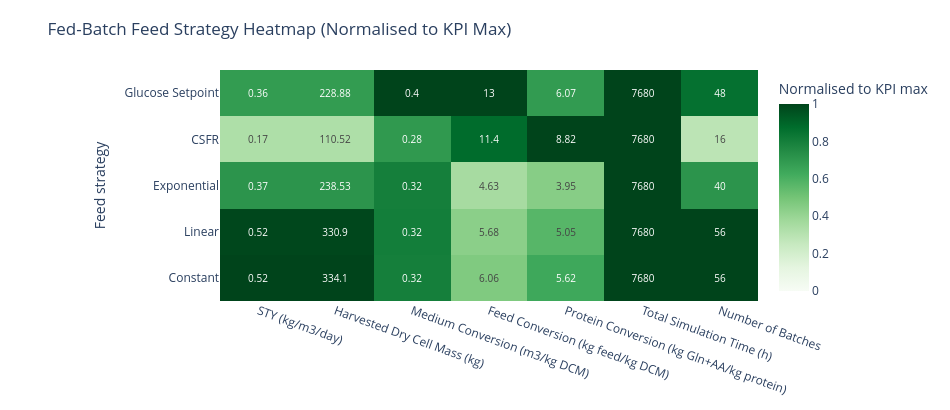

The cell this chart's notebook holds for it:
### Markdown cell above
### 6.2 Strategy heatmaps

Each heatmap presents the mean KPI values for available strategies, normalised to the maximum of each KPI within that operating mode.

### Code cell
# Fed-batch feed strategy heatmap
fig_fb_heat, fb_heat_raw, fb_heat_norm = build_strategy_heatmap("fed_batch")
fig_fb_heat.show()

SAVE_FIG = False
if SAVE_FIG:
    out_svg = NOTEBOOK_DIR / STRATEGY_HEATMAP_CONFIG["fed_batch"]["output_name"]
    save_figure_svg(fig_fb_heat, out_svg, width=950, height=max(360, 110 + 60 * len(fb_heat_raw.index)))
    print(f"Saved: {out_svg.name}")

### Figure 1 — Plotly figure (JSON) as saved in the notebook; plotly's stock layout.template omitted (floating-point values rounded to 4 significant figures)
{"data": [{"colorbar": {"title": {"text": "Normalised to KPI max"}}, "colorscale": [[0, "rgb(247,252,245)"], [0.125, "rgb(229,245,224)"], [0.25, "rgb(199,233,192)"], [0.375, "rgb(161,217,155)"], [0.5, "rgb(116,196,118)"], [0.625, "rgb(65,171,93)"], [0.75, "rgb(35,139,69)"], [0.875, "rgb(0,109,44)"], [1, "rgb(0,68,27)"]], "customdata": [[0.522, 334.1, 0.3208, 6.063, 5.618, 7680.0, 56.0], [0.517, 330.9, 0.3237, 5.684, 5.047, 7680.0, 56.0], [0.3727, 238.5, 0.3211, 4.627, 3.949, 7680.0, 40.0], [0.1727, 110.5, 0.2798, 11.4, 8.824, 7680.0, 16.0], [0.3576, 228.9, 0.4017, 13.0, 6.071, 7680.0, 48.0]], "hovertemplate": "<b>%{y}</b><br>%{x}<br>Normalised score: %{z:.3f}<br>Mean raw value: %{customdata:.4g}<extra></extra>", "text": [["0.52", "334.1", "0.32", "6.06", "5.62", "7680", "56"], ["0.52", "330.9", "0.32", "5.68", "5.05", "7680", "56"], ["0.37", "238.53", "0.32", "4.63", "3.95", "7680", "40"], ["0.17", "110.52", "0.28", "11.4", "8.82", "7680", "16"], ["0.36", "228.88", "0.4", "13", "6.07", "7680", "48"]], "textfont": {"size": 10}, "texttemplate": "%{text}", "type": "heatmap", "x": ["STY (kg/m3/day)", "Harvested Dry Cell Mass (kg)", "Medium Conversion (m3/kg DCM)", "Feed Conversion (kg feed/kg DCM)", "Protein Conversion (kg Gln+AA/kg protein)", "Total Simulation Time (h)", "Number of Batches"], "y": ["Constant", "Linear", "Exponential", "CSFR", "Glucose Setpoint"], "z": [[1.0, 1.0, 0.7986, 0.4665, 0.6367, 1.0, 1.0], [0.9904, 0.9904, 0.8058, 0.4374, 0.5719, 1.0, 1.0], [0.714, 0.714, 0.7993, 0.356, 0.4475, 1.0, 0.7143], [0.3308, 0.3308, 0.6966, 0.8771, 1.0, 1.0, 0.2857], [0.6851, 0.6851, 1.0, 1.0, 0.688, 1.0, 0.8571]], "zmax": 1, "zmin": 0}], "layout": {"height": 410, "margin": {"b": 70, "l": 220, "r": 40, "t": 70}, "title": {"text": "Fed-Batch Feed Strategy Heatmap (Normalised to KPI Max)"}, "width": 950, "xaxis": {"tickangle": 20}, "yaxis": {"title": {"text": "Feed strategy"}}}}
